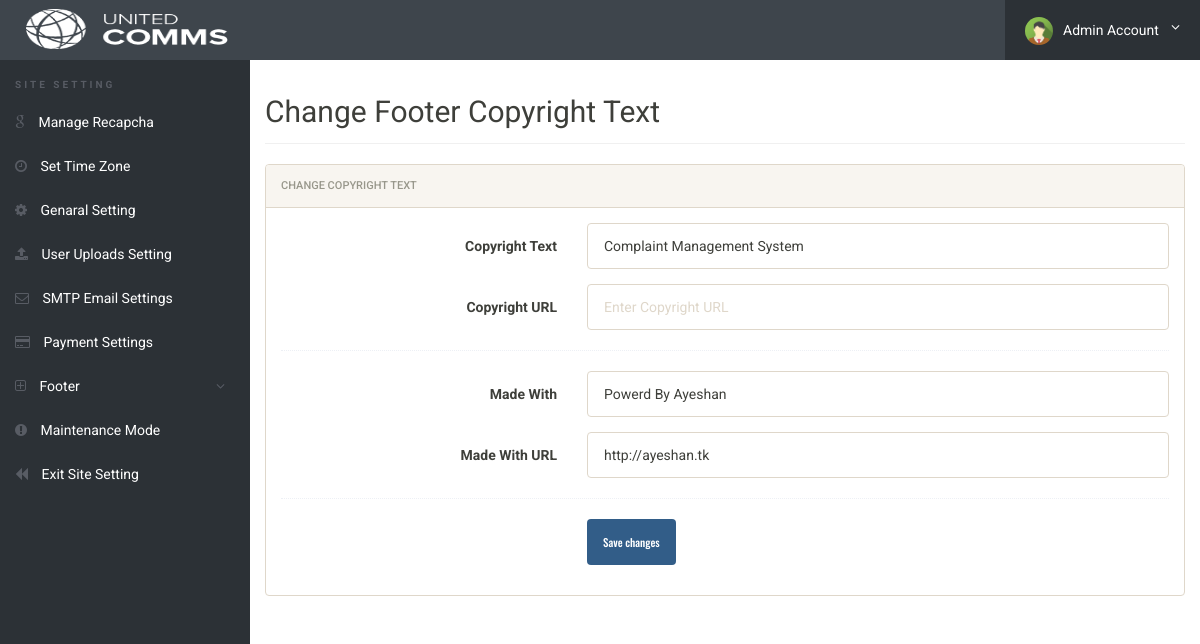
/admin/footer-copyright.php (signed in), run on the app's committed database.
### tables this page shows
CREATE TABLE `genaralsetting` (
  `id` int(11) NOT NULL,
  `setting_name` varchar(250) NOT NULL,
  `setting_description` varchar(999) NOT NULL
);

CREATE TABLE `footerlink` (
  `id` int(11) NOT NULL,
  `name` varchar(255) NOT NULL,
  `link` varchar(255) NOT NULL
);

### admin/footer-copyright.php (the view, shortened to what this page needs)
<?php
include('../config/config.php');
if(strlen($_SESSION['alogin'])==0)
	{
header('location:index.php');
}
else{
?>
<!doctype html>
<html lang="en" class="no-js">
<head>
	<link rel="stylesheet" href="css/font-awesome.min.css">
	<link rel="stylesheet" href="css/bootstrap.min.css">
	<link rel="stylesheet" href="css/dataTables.bootstrap.min.css">
	<link rel="stylesheet" href="css/bootstrap-social.css">
	<link rel="stylesheet" href="css/bootstrap-select.css">
	<link rel="stylesheet" href="css/fileinput.min.css">
	<link rel="stylesheet" href="css/awesome-bootstrap-checkbox.css">
	<link rel="stylesheet" href="css/style.css">
</head>
<body>
	<?php include('includes/header.php');?>
	<div class="ts-main-content">
	<?php include('includes/leftbar-site-settings.php');?>
		<div class="content-wrapper">
			<div class="container-fluid">
				<div class="row">
					<div class="col-md-12">
						<h2 class="page-title">Change Footer Copyright Text</h2>
								<div class="panel panel-default">
									<div class="panel-heading">Change Copyright Text</div>
									<div class="panel-body">
										<form method="post"  class="form-horizontal">
										<?php $query=mysqli_query($con,"SELECT * FROM footerlink where id=4");
					                     while($row=mysqli_fetch_array($query))
					                     {
					                     ?>
											<div class="form-group">
												<label class="col-sm-4 control-label">Copyright Text</label>
												<div class="col-sm-8">
													<input type="text" placeholder="Enter Copyright Text"  name="copyrighttext" class="form-control"
													value="<?php echo htmlentities($row['name']);?>" >
												</div>
											</div>
											<div class="form-group">
												<label class="col-sm-4 control-label">Copyright URL</label>
												<div class="col-sm-8">
													<input type="text" placeholder="Enter Copyright URL"  name="copyrighturl" class="form-control"
													value="<?php echo htmlentities($row['link']);?>" >
												</div><?php } ?>
											</div>
											<div class="hr-dashed"></div>
										<?php $query=mysqli_query($con,"SELECT * FROM footerlink where id=5");
					                     while($row=mysqli_fetch_array($query))
					                     {
					                     ?>
											<div class="form-group">
												<label class="col-sm-4 control-label">Made With</label>
												<div class="col-sm-8">
													<input type="text" placeholder="Enter >Made With Text"  name="madetext" class="form-control"  value="<?php echo htmlentities($row['name']);?>" >
												</div>
											</div>
											<div class="form-group">
												<label class="col-sm-4 control-label">Made With URL</label>
												<div class="col-sm-8">
													<input type="text" placeholder="Enter >Made With URL"  name="madeurl" class="form-control"  value="<?php echo htmlentities($row['link']);?>" >
												</div><?php } ?>
											</div>
											<div class="hr-dashed"></div>
											<div class="form-group">
												<div class="col-sm-8 col-sm-offset-4">
													<button class="btn btn-primary" name="submit" type="submit">Save changes</button>
												</div>
											</div>
										</form>
									</div>
								</div>
							</div>
						</div>
					</div>
				</div>
			</div>
</body>
</html>
<?php } ?>

### admin/includes/header.php (shortened to what this page needs)
<div class="brand clearfix">
	<?php $query=mysqli_query($con,"select setting_description from genaralsetting where id=4");
                while($row=mysqli_fetch_array($query))
                {
                ?>
                <?php $logophoto=$row['setting_description'];
                if($logophoto==""):
                ?>
                <a href="dashboard.php">&nbsp;&nbsp;&nbsp;&nbsp;&nbsp;<img src="../images/logo/logo.png" alt="" class="header" /></a>
                <?php else:?>
                <a href="dashboard.php">&nbsp;&nbsp;&nbsp;&nbsp;&nbsp;<img src="../images/logo/<?php echo htmlentities($logophoto);?>" alt="" class="header"/></a>&nbsp;
                <?php endif;?><?php } ?>
		<ul class="ts-profile-nav">
			<li class="ts-account">
				<a href="#"><img src="img/ts-avatar.jpg" class="ts-avatar hidden-side" alt="">Admin Account <i class="fa fa-angle-down hidden-side"></i></a>
			</li>
		</ul>
	</div>

### admin/css/style.css (style rules this page uses)
html { font-size: 14px; }
@media only screen and (min-width: 480px) { html { font-size: 17px; } }
@media only screen and (min-width: 768px) { html { font-size: 14px; } }
@media only screen and (min-width: 600px) { img.header { padding: 6px; width: 100px; height: 58px; } }
@media only screen and (min-width: 768px) { img.header { padding: 6px; width: 100px; height: 58px; } }
@media only screen and (min-width: 992px) { img.header { padding: 9px; width: 220px; height: 58px; } }
@media only screen and (min-width: 1200px) { img.header { padding: 9px; width: 220px; height: 58px; } }
body { font-size: 1em; }
a { color: #37a6c4; }
.btn { font-family: 'Oswald', sans-serif; }
.hr-dashed { background-color: transparent; border-top: 1px dotted #edf0f5; color: transparent; height: 1px; margin: 20px 0; }
.panel { overflow: hidden; }
ul, li { margin: 0; padding: 0; list-style: none; }
.btn { text-transform: none; }
.page-title { padding-bottom: 15px; margin-bottom: 20px; border-bottom: 1px solid #f0f0f0; }
.brand { background: #3e454c; position: relative; z-index: 3; position: fixed; width: 100%; top: 0; }
.brand .ts-profile-nav { float: right; display: none; }
.brand .ts-profile-nav li { float: left; position: relative; }
.brand .ts-profile-nav li a { display: block; padding: 20px; color: #fff; }
.brand .ts-profile-nav .ts-account .fa-angle-down { float: right; }
.brand .ts-profile-nav .ts-account > a { width: 195px; background: #2c3136; }
.brand .ts-profile-nav .ts-account .ts-avatar { border-radius: 50%; height: 28px; margin: -10px 0; margin-right: 10px; }
@media only screen and (min-width: 992px) { .brand .ts-profile-nav { display: block; } }
.ts-main-content .content-wrapper { padding-top: 15px; margin-top: 60px; }
@media only screen and (min-width: 992px) { .ts-main-content .content-wrapper { margin-left: 250px; } }

### data on the page
genaralsetting: setting_description (picture)
footerlink: copyrighttext "Complaint Management System"
footerlink: madetext "Powerd By Ayeshan", madeurl "http://ayeshan.tk"
